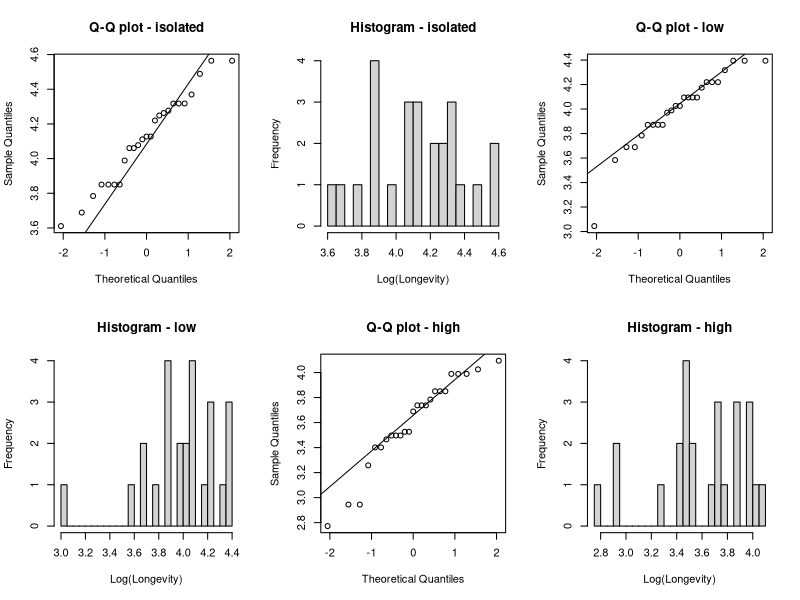
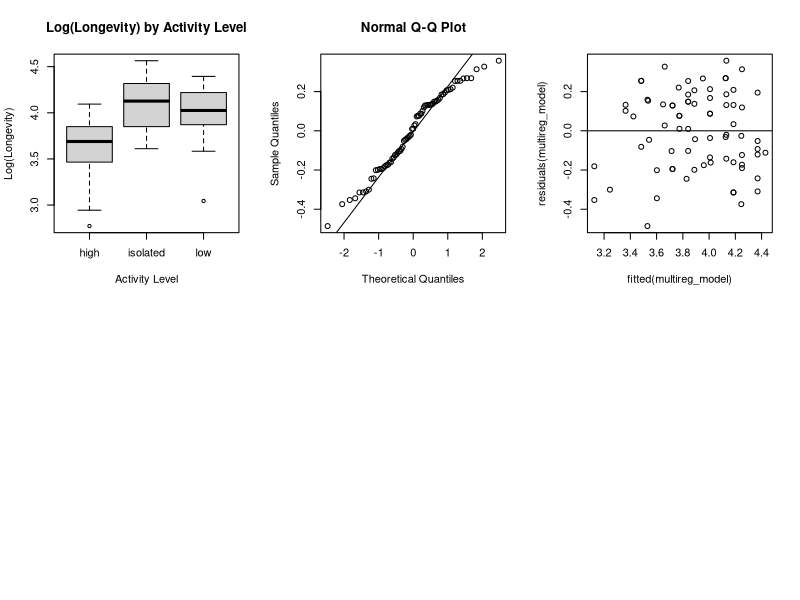
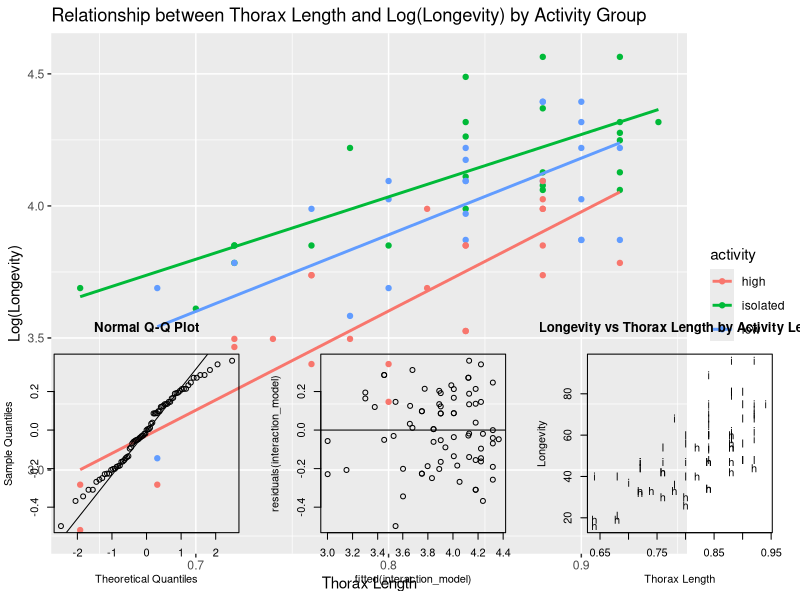
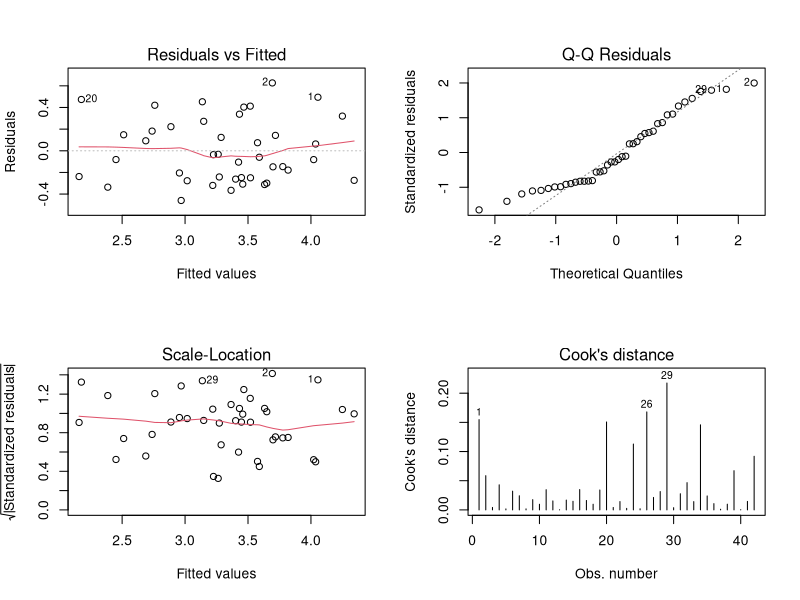

These charts were generated, in order, by the following R code: (Note: this script raises an error after producing the figures.)
## ---- chunk 1
knitr::opts_chunk$set(echo = TRUE)
set.seed(333)
library(lme4)
library(Matrix)
library(carData)
library(ggplot2)
options(digits=3)
## ---- chunk 2
fruitfly_data=read.table(file="fruitflies.txt",header=TRUE)
## ---- chunk 3
fruitfly_data=read.table(file="fruitflies.txt",header=TRUE)
## ---- chunk 4
head(fruitfly_data)
fruitfly_data$loglongevity = log(fruitfly_data$longevity)
head(fruitfly_data)

par(mfrow = c(2, 3))

for (activity_level in unique(fruitfly_data$activity)) {
  data_subset = subset(fruitfly_data, activity == activity_level)$loglongevity
  
  qqnorm(data_subset, main = paste("Q-Q plot -", activity_level))
  qqline(data_subset)
  
  hist(data_subset, main = paste("Histogram -", activity_level), xlab = "Log(Longevity)", breaks = 20)
  
  shapiro_test = shapiro.test(data_subset)
  cat("Shapiro-Wilk test for", activity_level, "activity: p-value =", shapiro_test$p.value, "\n")
}

boxplot(loglongevity ~ activity, data = fruitfly_data, main = "Log(Longevity) by Activity Level", xlab = "Activity Level", ylab = "Log(Longevity)")

kruskal.test(loglongevity ~ activity, data = fruitfly_data)

aggregate(loglongevity ~ activity, data = fruitfly_data, FUN = median)

## ---- chunk 5
multireg_model = lm(loglongevity ~ activity + thorax, data = fruitfly_data)
summary(multireg_model)

qqnorm(residuals(multireg_model))
qqline(residuals(multireg_model))
plot(fitted(multireg_model), residuals(multireg_model))
abline(h = 0)
## ---- chunk 6

average_thorax = mean(fruitfly_data$thorax)

new_data = expand.grid(activity = unique(fruitfly_data$activity), thorax = average_thorax)

new_data$predicted_loglongevity = predict(multireg_model, newdata = new_data)

new_data$predicted_longevity = exp(new_data$predicted_loglongevity)

print(new_data)


## ---- chunk 7
ggplot(fruitfly_data, aes(x = thorax, y = loglongevity, color = activity)) +
  geom_point() +
  geom_smooth(method = "lm", se = FALSE) +
  labs(title = "Relationship between Thorax Length and Log(Longevity) by Activity Group",
       x = "Thorax Length",
       y = "Log(Longevity)")

# added interaction between thorax and activity for regression model
interaction_model = lm(loglongevity ~ thorax * activity, data = fruitfly_data)
summary(interaction_model)


qqnorm(residuals(interaction_model))
qqline(residuals(interaction_model))

plot(fitted(interaction_model), residuals(interaction_model))
abline(h = 0)

## ---- chunk 8

# this plot as it is done in the lecture but there are probably better ways to do it
plot(longevity ~ thorax, data = fruitfly_data, pch = as.character(fruitfly_data$activity),
     main = "Longevity vs Thorax Length by Activity Level",
     xlab = "Thorax Length", ylab = "Longevity")



fruitfly_data$activity = as.factor(fruitfly_data$activity)

ancova_model = lm(longevity ~ activity + thorax, data = fruitfly_data)

summary(ancova_model)

anova(ancova_model)

drop1(ancova_model, test = "F")



## ---- chunk 9
birthweight_data=read.csv(file="Birthweight.csv",header=TRUE)

## ---- chunk 10
# Assuming birthweight_data is your dataset
summary(birthweight_data)

# Fit a linear model
TJ_BW <- lm(Birthweight ~ Length + Headcirc + Gestation + mage + mnocig + mheight + mppwt + fage + fedyrs + fnocig + fheight, data=birthweight_data)

# Plot diagnostics for influential points
par(mfrow=c(2,2))
plot(TJ_BW, which=1:4) # Plots for residuals, leverage, etc.
round(cooks.distance(TJ_BW),2)


## ---- chunk 11
predictors <- birthweight_data[, c("Length", "Headcirc", "Gestation", "mage", "mnocig", "mheight", "mppwt", "fage", "fedyrs", "fnocig", "fheight")]
print(cor(predictors))
library(carData)
vif_values <- vif(TJ_BW)
print(vif_values)
## ---- chunk 12
summary(TJ_BW)
TJ_BW_reduced <- step(TJ_BW, direction = "backward")
summary(TJ_BW_reduced)
## ---- chunk 13
plot(TJ_BW_reduced, which = 1)

qqnorm(residuals(TJ_BW_reduced))
qqline(residuals(TJ_BW_reduced))
shapiro.test(residuals(TJ_BW_reduced))
## ---- chunk 14
# Calculate the average values for the predictors
avg_data <- data.frame(
  Length = mean(birthweight_data$Length, na.rm = TRUE),
  Headcirc = mean(birthweight_data$Headcirc, na.rm = TRUE),
  Gestation = mean(birthweight_data$Gestation, na.rm = TRUE),
  mage = mean(birthweight_data$mage, na.rm = TRUE),
  mppwt = mean(birthweight_data$mppwt, na.rm = TRUE),
  fheight = mean(birthweight_data$fheight, na.rm = TRUE)
)

# Assuming your model is named 'TJ_BW_reduced' and is already fitted with the correct formula
# Predict the Birthweight for the average values with 95% confidence interval
confidence_interval <- predict(TJ_BW_reduced, newdata = avg_data, interval = "confidence", level = 0.95)

# Predict the Birthweight for the average values with 95% prediction interval
prediction_interval <- predict(TJ_BW_reduced, newdata = avg_data, interval = "prediction", level = 0.95)

# View the results
confidence_interval
prediction_interval
## ---- chunk 15
library(glmnet)
set.seed(3)
x=as.matrix(birthweight_data[,-3]) #remove the response variable
y=as.double(as.matrix(birthweight_data[,3])) #only the response variable
train=sample(1:nrow(x),0.67*nrow(x)) # train by using 2/3 of the data
x.train=x[train,]; y.train=y[train] # data to train
x.test=x[-train,]; y.test=y[-train] # data to test the prediction quality
lasso.mod=glmnet(x.train,y.train,alpha=1)
cv.lasso=cv.glmnet(x.train,y.train,alpha=1,type.measure="mse")
plot(lasso.mod,label=T,xvar="lambda") #have a look at the lasso path
plot(cv.lasso) # the best lambda by cross-validation
lambda.min=cv.lasso$lambda.min; lambda.1se=cv.lasso$lambda.1se
coef(lasso.mod,s=cv.lasso$lambda.1se) #beta’s for the best lambda
y.pred=predict(lasso.mod,s=lambda.1se,newx=x.test) #predict for test
mse.lasso=mean((y.test-y.pred)^2) #mse for the predicted test rows
## ---- chunk 16
boxplot(birthweight_data$Birthweight ~ birthweight_data$smoker, main = "Birthweight by Smoking Status", xlab = "Smoker", ylab = "Birthweight")
boxplot(birthweight_data$Birthweight ~ birthweight_data$mage35, main = "Birthweight by Mother's Age", xlab = "Mother aged 35+", ylab = "Birthweight")
barplot(table(birthweight_data$lowbwt, birthweight_data$smoker), beside = TRUE, main = "Low Birthweight by Smoking Status", xlab = "Smoker", ylab = "Count", names.arg = c("No", "Yes"), legend = TRUE)
legend("topright", legend = c("No", "Yes"), 
       fill = c("black", "grey"), 
       title = "Low birthweight")
barplot(table(birthweight_data$lowbwt, birthweight_data$mage35), beside = TRUE, main = "Low Birthweight by Mother's Age", xlab = "Mother aged 35+", ylab = "Count", names.arg = c("No", "Yes"), legend = TRUE)
legend("topright", legend = c("No", "Yes"), 
       fill = c("black", "grey"), 
       title = "Low birthweight")
table(birthweight_data$smoker, birthweight_data$lowbwt)
table(birthweight_data$mage35, birthweight_data$lowbwt)


## ---- chunk 17
TJ_LOWBWT <- glm(lowbwt ~ Gestation + mage35 + smoker, data = birthweight_data, family = binomial)
summary(TJ_LOWBWT)
exp(coef(TJ_LOWBWT))

## ---- chunk 18
# Model with Gestation * smoker interaction
TJ_LOWBWT_GestSmoker <- glm(lowbwt ~ mage35 +Gestation * smoker, data = birthweight_data)
summary(TJ_LOWBWT_GestSmoker)
exp(coef(TJ_LOWBWT_GestSmoker))

# Model with Gestation * mage35 interaction
TJ_LOWBWT_GestMage35 <- glm(lowbwt ~ smoker +Gestation * mage35, data = birthweight_data)
summary(TJ_LOWBWT_GestMage35)
exp(coef(TJ_LOWBWT_GestMage35))
## ---- chunk 19
# Assuming the model is stored in model_g
model_g <- glm(lowbwt ~ Gestation + smoker + Gestation:smoker, data = birthweight_data)

# New data frame for prediction at 40 weeks
new_data <- data.frame(Gestation = c(40, 40),
                       smoker = c(0, 1))

# Predict probabilities using the model
probabilities <- predict(model_g, newdata = new_data, type = "response")

# Print the probabilities for non-smokers and smokers
print(probabilities)

# No need to convert to odds if you're interested in probabilities

## ---- chunk 20
contingency_table <- table(birthweight_data$lowbwt, birthweight_data$smoker)
chi_squared_result <- chisq.test(contingency_table)
print(chi_squared_result)
## ---- chunk 21
awards_data=read.table(file="awards.txt",header=TRUE)
